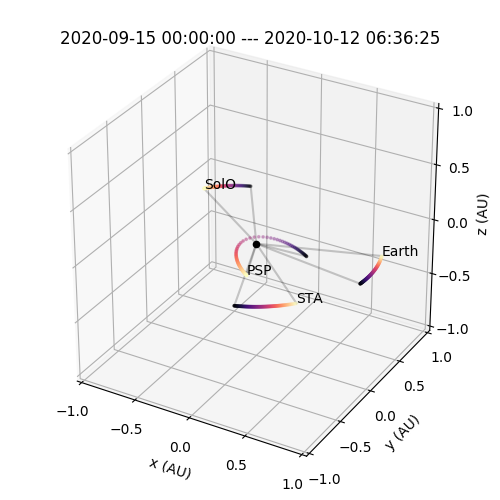

Recreate this plot in Python.
import heliopy.data.spice as spicedata
import heliopy.spice as spice
from datetime import datetime, timedelta
import astropy.units as u
import numpy as np

import matplotlib.pyplot as plt
from mpl_toolkits.mplot3d import Axes3D
from astropy.visualization import quantity_support
quantity_support()

# Load the spice kernel
kernels = spicedata.get_kernel('psp')
kernels += spicedata.get_kernel('psp_pred')
kernels += spicedata.get_kernel('solo_2020')
kernels += spicedata.get_kernel('stereo_a')
kernels += spicedata.get_kernel('stereo_a_pred')
kernels += spicedata.get_kernel('planet_trajectories')
spice.furnish(kernels)
psp = spice.Trajectory('SPP')
solo = spice.Trajectory('solo')
sta = spice.Trajectory('stereo ahead')
earth = spice.Trajectory('earth')

# Generate some times
starttime = datetime(2020, 9, 15)
istarttime = starttime
endtime = starttime + timedelta(days=27.2753)
times = []
while istarttime < endtime:
    times.append(istarttime)
    istarttime += timedelta(hours=12)

# Generate some positions
psp.generate_positions(times, 'Sun', 'ECLIPJ2000')
psp.change_units(u.au)
solo.generate_positions(times, 'Sun', 'ECLIPJ2000')
solo.change_units(u.au)
sta.generate_positions(times, 'Sun', 'ECLIPJ2000')
sta.change_units(u.au)
earth.generate_positions(times, 'Sun', 'ECLIPJ2000')
earth.change_units(u.au)

# Plot the orbit in 3d
times_float = [(t - psp.times[0]).total_seconds() for t in psp.times]
fig = plt.figure()
ax = fig.add_subplot(111, projection='3d')
kwargs = {'s': 3, 'c': times_float}
ax.scatter(psp.x, psp.y, psp.z, **kwargs)
ax.text(psp.x.value[-1], psp.y.value[-1], psp.z.value[-1], 'PSP')
ax.scatter(solo.x, solo.y, solo.z, **kwargs)
ax.text(solo.x.value[-1], solo.y.value[-1], solo.z.value[-1], 'SolO')
ax.scatter(sta.x, sta.y, sta.z, **kwargs)
ax.text(sta.x.value[-1], sta.y.value[-1], sta.z.value[-1], 'STA')
ax.scatter(earth.x, earth.y, earth.z, **kwargs)
ax.text(earth.x.value[-1], earth.y.value[-1], earth.z.value[-1], 'Earth')
ax.scatter(0,0,0, c='k')
ax.set_xlim(-1, 1)
ax.set_ylim(-1, 1)
ax.set_zlim(-1, 1)
ax.set_xlabel('x (AU)')
ax.set_ylabel('y (AU)')
ax.set_zlabel('z (AU)')
ax.set_title(starttime.strftime("%Y-%m-%d %H:%M:%S") + ' --- ' + endtime.strftime("%Y-%m-%d %H:%M:%S"))

ax.plot([psp.x.value[0],0],[psp.y.value[0],0],[psp.z.value[0],0],'k', alpha=0.2)
ax.plot([psp.x.value[-1],0],[psp.y.value[-1],0],[psp.z.value[-1],0],'k', alpha=0.2)
ax.plot([solo.x.value[0],0],[solo.y.value[0],0],[solo.z.value[0],0],'k', alpha=0.2)
ax.plot([solo.x.value[-1],0],[solo.y.value[-1],0],[solo.z.value[-1],0],'k', alpha=0.2)
ax.plot([sta.x.value[0],0],[sta.y.value[0],0],[sta.z.value[0],0],'k', alpha=0.2)
ax.plot([sta.x.value[-1],0],[sta.y.value[-1],0],[sta.z.value[-1],0],'k', alpha=0.2)
ax.plot([earth.x.value[0],0],[earth.y.value[0],0],[earth.z.value[0],0],'k', alpha=0.2)
ax.plot([earth.x.value[-1],0],[earth.y.value[-1],0],[earth.z.value[-1],0],'k', alpha=0.2)

ax.set_xticks(ax.get_xticks()[::2])
ax.set_yticks(ax.get_yticks()[::2])
ax.set_zticks(ax.get_zticks()[::2])

tight_layout()

savefig('sol-orbits.pdf')
savefig('sol-orbits.png')

# Plot some orbit quantities
fig, axs = plt.subplots(3, 1, sharex=True)
axs[0].plot(earth.times, earth.r, 'k', label='Earth')
axs[0].plot(psp.times, psp.r, label='PSP')
axs[0].plot(solo.times, solo.r, label='SolO')
axs[0].plot(sta.times, sta.r, label='STA')
axs[0].set_ylim(0, 1.1)
axs[0].set_ylabel('r (AU)')
axs[0].legend(bbox_to_anchor=(0., 1.02, 1., .102), loc=3,
           ncol=4, mode="expand", borderaxespad=0.)

axs[1].plot(earth.times, np.rad2deg(np.arcsin(earth.z / earth.r)), 'k')
axs[1].plot(psp.times, np.rad2deg(np.arcsin(psp.z / psp.r)))
axs[1].plot(solo.times, np.rad2deg(np.arcsin(solo.z / solo.r)))
axs[1].plot(sta.times, np.rad2deg(np.arcsin(sta.z / sta.r)))
axs[1].set_ylabel('Elevation (deg)')

axs[2].plot(earth.times, earth.speed, 'k')
axs[2].plot(psp.times, psp.speed)
axs[2].plot(solo.times, solo.speed)
axs[2].plot(sta.times, sta.speed)
axs[2].set_ylabel('Speed (km/s)')

fig.autofmt_xdate()

tight_layout()

savefig('sol-orbits-param.pdf')
